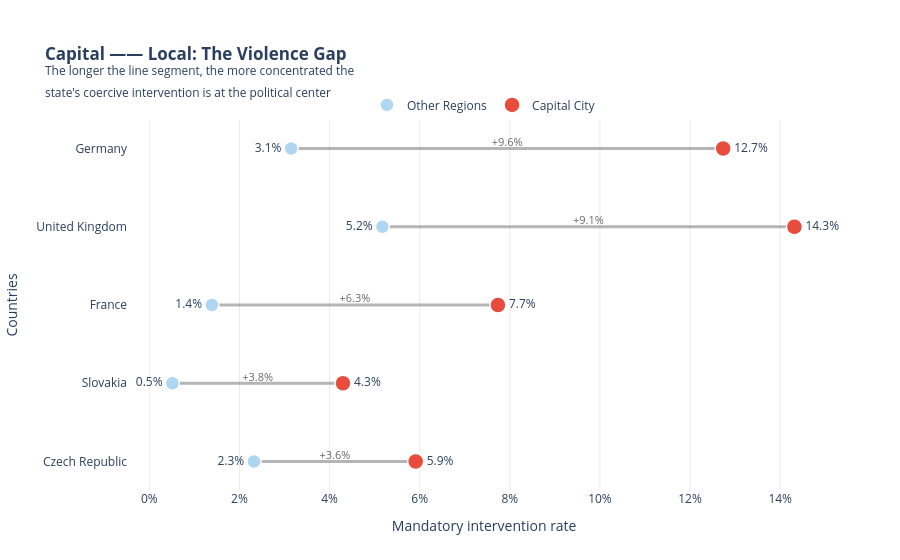
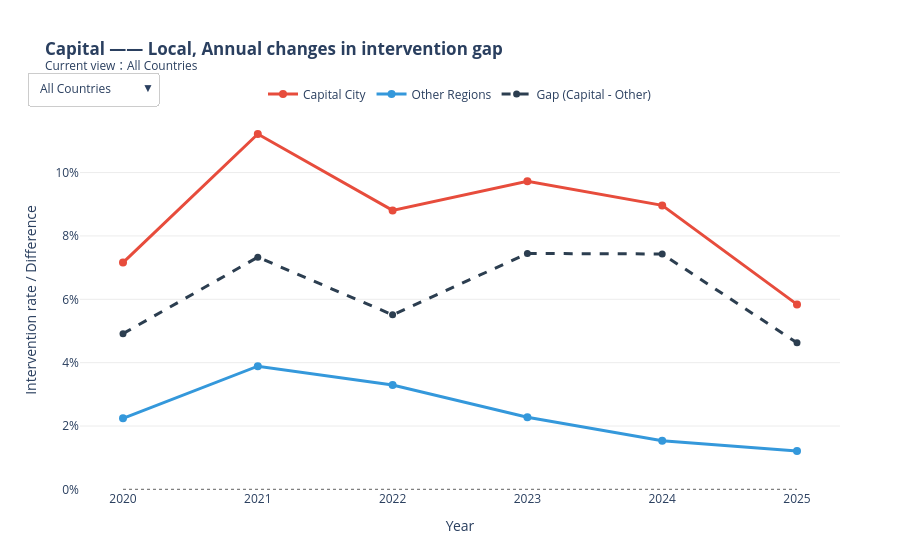

Notebook code for these charts, in order:
### Code cell
## Plot 4 & 5

import pandas as pd
import numpy as np
import plotly.graph_objects as go

# ==========================================
# 1. Data preparation
# ==========================================
df_micro = pd.read_csv('Micro_With_VDem.csv')

target_countries = ['Germany', 'France', 'United Kingdom', 'Czech Republic', 'Slovakia']
df_micro = df_micro[df_micro['country'].isin(target_countries)].copy()

df_micro['year'] = pd.to_datetime(df_micro['event_date']).dt.year

capitals = {
    'Germany': 'Berlin',
    'France': 'Paris',
    'United Kingdom': 'London',
    'Czech Republic': 'Prague',
    'Slovakia': 'Bratislava'
}

df_micro['location'] = df_micro['location'].astype(str)
df_micro['capital_name'] = df_micro['country'].map(capitals)

df_micro['is_capital'] = np.where(
    df_micro.apply(
        lambda row: row['capital_name'].lower() in row['location'].lower()
        if pd.notna(row['capital_name']) and pd.notna(row['location']) else False,
        axis=1
    ),
    1, 0
)

df_micro['is_intervened'] = df_micro['sub_event_type'].isin(
    ['Protest with intervention', 'Excessive force against protesters']
).astype(int)

df_micro['Region'] = df_micro['is_capital'].map({1: 'Capital City', 0: 'Other Regions'})

# ==========================================
# 2. Plot 4: Dumbbell chart (overall average)
# ==========================================
df_spatial = (
    df_micro.groupby(['country', 'Region'])
    .agg(
        total=('event_id_cnty', 'count'),
        intervened=('is_intervened', 'sum')
    )
    .reset_index()
)

df_spatial['rate'] = df_spatial['intervened'] / df_spatial['total']

df_wide = df_spatial.pivot(index='country', columns='Region', values='rate').reset_index()
for col in ['Capital City', 'Other Regions']:
    if col not in df_wide.columns:
        df_wide[col] = 0

df_wide = df_wide.fillna(0)
df_wide['gap'] = df_wide['Capital City'] - df_wide['Other Regions']
df_wide['gap_label'] = df_wide['gap'].map(lambda x: f"{x:+.1%}")
df_wide = df_wide.sort_values('gap', ascending=True).reset_index(drop=True)

fig_dumbbell = go.Figure()

for _, row in df_wide.iterrows():
    fig_dumbbell.add_trace(go.Scatter(
        x=[row['Other Regions'], row['Capital City']],
        y=[row['country'], row['country']],
        mode='lines',
        line=dict(color='rgba(120,120,120,0.55)', width=3),
        hoverinfo='skip',
        showlegend=False
    ))

fig_dumbbell.add_trace(go.Scatter(
    x=df_wide['Other Regions'],
    y=df_wide['country'],
    mode='markers+text',
    name='Other Regions',
    marker=dict(size=14, color='#AED6F1', line=dict(color='white', width=1.5)),
    text=[f"{v:.1%}" for v in df_wide['Other Regions']],
    textposition='middle left',
    customdata=df_wide[['gap_label']],
    hovertemplate="<b>%{y}</b><br>Other Regions: %{x:.2%}<br>Gap: %{customdata[0]}<extra></extra>"
))

fig_dumbbell.add_trace(go.Scatter(
    x=df_wide['Capital City'],
    y=df_wide['country'],
    mode='markers+text',
    name='Capital City',
    marker=dict(size=16, color='#E74C3C', line=dict(color='white', width=1.5)),
    text=[f"{v:.1%}" for v in df_wide['Capital City']],
    textposition='middle right',
    customdata=df_wide[['gap_label']],
    hovertemplate="<b>%{y}</b><br>Capital City: %{x:.2%}<br>Gap: %{customdata[0]}<extra></extra>"
))

fig_dumbbell.add_trace(go.Scatter(
    x=(df_wide['Other Regions'] + df_wide['Capital City']) / 2,
    y=df_wide['country'],
    mode='text',
    text=df_wide['gap_label'],
    textposition='top center',
    textfont=dict(size=11, color='dimgray'),
    showlegend=False,
    hoverinfo='skip'
))

fig_dumbbell.update_layout(
    title="<b>Capital —— Local: The Violence Gap</b><br>"
    "<sup>The longer the line segment, the more concentrated the<br>"
    "state's coercive intervention is at the political center</sup>",
    xaxis_title="Mandatory intervention rate",
    yaxis_title="Countries",
    plot_bgcolor="white",
    paper_bgcolor="white",
    height=560,
    margin=dict(l=120, r=60, t=120, b=70),
    legend=dict(orientation='h', y=1.08, x=0.5, xanchor='center')
)

fig_dumbbell.update_xaxes(
    tickformat=".0%",
    showgrid=True,
    gridcolor='rgba(0,0,0,0.08)',
    zeroline=False
)
fig_dumbbell.update_yaxes(
    showgrid=False,
    categoryorder='array',
    categoryarray=df_wide['country']
)

fig_dumbbell.show()

output_filename = "Violence_Gap_Dumbbell_Chart.html"
pio.write_html(fig_dumbbell, file=output_filename, auto_open=True)

# ==========================================
# 3. Plot 5 Annual Gap Trend Chart 
# ==========================================
df_year = (
    df_micro.groupby(['country', 'year', 'Region'])
    .agg(
        total=('event_id_cnty', 'count'),
        intervened=('is_intervened', 'sum')
    )
    .reset_index()
)

df_year['rate'] = df_year['intervened'] / df_year['total']

df_year_wide = df_year.pivot(index=['country', 'year'], columns='Region', values='rate').reset_index()
for col in ['Capital City', 'Other Regions']:
    if col not in df_year_wide.columns:
        df_year_wide[col] = 0

df_year_wide = df_year_wide.fillna(0)
df_year_wide['Gap'] = df_year_wide['Capital City'] - df_year_wide['Other Regions']

years = sorted(df_year_wide['year'].unique())

def subset_country(country_name):
    if country_name == 'All Countries':
        temp = (
            df_year_wide.groupby('year')[['Capital City', 'Other Regions', 'Gap']]
            .mean()
            .reset_index()
        )
    else:
        temp = df_year_wide[df_year_wide['country'] == country_name].copy()
    return temp.sort_values('year')

initial_country = 'All Countries'
df_init = subset_country(initial_country)

fig_gap = go.Figure()

# 0: Capital City
fig_gap.add_trace(go.Scatter(
    x=df_init['year'],
    y=df_init['Capital City'],
    mode='lines+markers',
    name='Capital City',
    line=dict(color='#E74C3C', width=3),
    marker=dict(size=8),
    hovertemplate="Year: %{x}<br>Capital City: %{y:.2%}<extra></extra>"
))

# 1: Other Regions
fig_gap.add_trace(go.Scatter(
    x=df_init['year'],
    y=df_init['Other Regions'],
    mode='lines+markers',
    name='Other Regions',
    line=dict(color='#3498DB', width=3),
    marker=dict(size=8),
    hovertemplate="Year: %{x}<br>Other Regions: %{y:.2%}<extra></extra>"
))

# 2: Gap
fig_gap.add_trace(go.Scatter(
    x=df_init['year'],
    y=df_init['Gap'],
    mode='lines+markers',
    name='Gap (Capital - Other)',
    line=dict(color='#2C3E50', width=3, dash='dash'),
    marker=dict(size=7),
    hovertemplate="Year: %{x}<br>Gap: %{y:.2%}<extra></extra>"
))

# dropdown
buttons = []
for c in ['All Countries'] + target_countries:
    df_c = subset_country(c)
    buttons.append(dict(
        label=c,
        method='update',
        args=[
            {
                'x': [df_c['year'], df_c['year'], df_c['year']],
                'y': [df_c['Capital City'], df_c['Other Regions'], df_c['Gap']]
            },
            {
                'title': f"<b>Capital —— Local, Annual changes in intervention gap</b><br><sup>Current view：{c}</sup>"
            }
        ]
    ))

fig_gap.update_layout(
    title="<b>Capital —— Local, Annual changes in intervention gap</b><br><sup>Current view：All Countries</sup>",
    xaxis_title="Year",
    yaxis_title="Intervention rate / Difference",
    plot_bgcolor="white",
    paper_bgcolor="white",
    height=560,
    margin=dict(l=80, r=60, t=110, b=70),
    legend=dict(
        orientation='h',
        y=1.08,
        x=0.5,
        xanchor='center'
    ),
    updatemenus=[
        dict(
            buttons=buttons,
            direction='down',
            x=-0.07,
            y=1.1,
            xanchor='left',
            yanchor='top',
            showactive=True,
            bgcolor='white',
            bordercolor='#ccc'
        )
    ],
    shapes=[
        dict(
            type='line',
            x0=min(years),
            x1=max(years),
            y0=0,
            y1=0,
            line=dict(color='gray', width=1.2, dash='dot')
        )
    ]
)

fig_gap.update_xaxes(
    tickmode='linear',
    dtick=1,
    showgrid=False
)

fig_gap.update_yaxes(
    tickformat=".0%",
    showgrid=True,
    gridcolor='rgba(0,0,0,0.08)',
    zeroline=False
)

fig_gap.show()

output_filename = "Intervention_Gap_Line_Chart.html"
pio.write_html(fig_gap, file=output_filename, auto_open=True)

### Figure 1 — Plotly figure (JSON) as saved in the notebook; plotly's stock layout.template omitted (floating-point values rounded to 4 significant figures)
{"data": [{"hoverinfo": "skip", "line": {"color": "rgba(120,120,120,0.55)", "width": 3}, "mode": "lines", "showlegend": false, "type": "scatter", "x": [0.02322, 0.0591], "y": ["Czech Republic", "Czech Republic"]}, {"hoverinfo": "skip", "line": {"color": "rgba(120,120,120,0.55)", "width": 3}, "mode": "lines", "showlegend": false, "type": "scatter", "x": [0.005102, 0.04297], "y": ["Slovakia", "Slovakia"]}, {"hoverinfo": "skip", "line": {"color": "rgba(120,120,120,0.55)", "width": 3}, "mode": "lines", "showlegend": false, "type": "scatter", "x": [0.01387, 0.07737], "y": ["France", "France"]}, {"hoverinfo": "skip", "line": {"color": "rgba(120,120,120,0.55)", "width": 3}, "mode": "lines", "showlegend": false, "type": "scatter", "x": [0.05172, 0.1432], "y": ["United Kingdom", "United Kingdom"]}, {"hoverinfo": "skip", "line": {"color": "rgba(120,120,120,0.55)", "width": 3}, "mode": "lines", "showlegend": false, "type": "scatter", "x": [0.03148, 0.1274], "y": ["Germany", "Germany"]}, {"customdata": [["+3.6%"], ["+3.8%"], ["+6.3%"], ["+9.1%"], ["+9.6%"]], "hovertemplate": "<b>%{y}</b><br>Other Regions: %{x:.2%}<br>Gap: %{customdata[0]}<extra></extra>", "marker": {"color": "#AED6F1", "line": {"color": "white", "width": 1.5}, "size": 14}, "mode": "markers+text", "name": "Other Regions", "text": ["2.3%", "0.5%", "1.4%", "5.2%", "3.1%"], "textposition": "middle left", "type": "scatter", "x": [0.02322, 0.005102, 0.01387, 0.05172, 0.03148], "y": ["Czech Republic", "Slovakia", "France", "United Kingdom", "Germany"]}, {"customdata": [["+3.6%"], ["+3.8%"], ["+6.3%"], ["+9.1%"], ["+9.6%"]], "hovertemplate": "<b>%{y}</b><br>Capital City: %{x:.2%}<br>Gap: %{customdata[0]}<extra></extra>", "marker": {"color": "#E74C3C", "line": {"color": "white", "width": 1.5}, "size": 16}, "mode": "markers+text", "name": "Capital City", "text": ["5.9%", "4.3%", "7.7%", "14.3%", "12.7%"], "textposition": "middle right", "type": "scatter", "x": [0.0591, 0.04297, 0.07737, 0.1432, 0.1274], "y": ["Czech Republic", "Slovakia", "France", "United Kingdom", "Germany"]}, {"hoverinfo": "skip", "mode": "text", "showlegend": false, "text": ["+3.6%", "+3.8%", "+6.3%", "+9.1%", "+9.6%"], "textfont": {"color": "dimgray", "size": 11}, "textposition": "top center", "type": "scatter", "x": [0.04116, 0.02404, 0.04562, 0.09744, 0.07941], "y": ["Czech Republic", "Slovakia", "France", "United Kingdom", "Germany"]}], "layout": {"autosize": true, "legend": {"orientation": "h", "x": 0.5, "xanchor": "center", "y": 1.08}, "margin": {"b": 70, "l": 120, "r": 60, "t": 120}, "paper_bgcolor": "white", "plot_bgcolor": "white", "title": {"text": "<b>Capital —— Local: The Violence Gap</b><br><sup>The longer the line segment, the more concentrated the<br>state's coercive intervention is at the political center</sup>"}, "xaxis": {"autorange": true, "gridcolor": "rgba(0, 0, 0, 0.08)", "range": [-0.004263, 0.1527], "showgrid": true, "tickformat": ".0%", "title": {"text": "Mandatory intervention rate"}, "type": "linear", "zeroline": false}, "yaxis": {"autorange": true, "categoryarray": ["Czech Republic", "Slovakia", "France", "United Kingdom", "Germany"], "categoryorder": "array", "range": [-0.5564, 4.556], "showgrid": false, "title": {"text": "Countries"}, "type": "category"}}}

### Figure 2 — Plotly figure (JSON) as saved in the notebook; plotly's stock layout.template omitted (floating-point values rounded to 4 significant figures)
{"data": [{"hovertemplate": "Year: %{x}<br>Capital City: %{y:.2%}<extra></extra>", "line": {"color": "#E74C3C", "width": 3}, "marker": {"size": 8}, "mode": "lines+markers", "name": "Capital City", "type": "scatter", "x": [2020, 2021, 2022, 2023, 2024, 2025], "y": [0.07159, 0.1122, 0.08807, 0.09722, 0.08964, 0.05839]}, {"hovertemplate": "Year: %{x}<br>Other Regions: %{y:.2%}<extra></extra>", "line": {"color": "#3498DB", "width": 3}, "marker": {"size": 8}, "mode": "lines+markers", "name": "Other Regions", "type": "scatter", "x": [2020, 2021, 2022, 2023, 2024, 2025], "y": [0.02244, 0.03888, 0.03297, 0.02276, 0.01534, 0.01211]}, {"hovertemplate": "Year: %{x}<br>Gap: %{y:.2%}<extra></extra>", "line": {"color": "#2C3E50", "dash": "dash", "width": 3}, "marker": {"size": 7}, "mode": "lines+markers", "name": "Gap (Capital - Other)", "type": "scatter", "x": [2020, 2021, 2022, 2023, 2024, 2025], "y": [0.04915, 0.07329, 0.0551, 0.07446, 0.07431, 0.04628]}], "layout": {"autosize": true, "legend": {"orientation": "h", "x": 0.5, "xanchor": "center", "y": 1.08}, "margin": {"b": 70, "l": 80, "r": 60, "t": 110}, "paper_bgcolor": "white", "plot_bgcolor": "white", "shapes": [{"line": {"color": "gray", "dash": "dot", "width": 1.2}, "type": "line", "x0": 2020, "x1": 2025, "y0": 0, "y1": 0}], "title": {"text": "<b>Capital —— Local, Annual changes in intervention gap</b><br><sup>Current view：All Countries</sup>"}, "updatemenus": [{"bgcolor": "white", "bordercolor": "#ccc", "buttons": [{"args": [{"x": [[2020, 2021, 2022, 2023, 2024, 2025], [2020, 2021, 2022, 2023, 2024, 2025], [2020, 2021, 2022, 2023, 2024, 2025]], "y": [[0.07159, 0.1122, 0.08807, 0.09722, 0.08964, 0.05839], [0.02244, 0.03888, 0.03297, 0.02276, 0.01534, 0.01211], [0.04915, 0.07329, 0.0551, 0.07446, 0.07431, 0.04628]]}, {"title": "<b>Capital —— Local, Annual changes in intervention gap</b><br><sup>Current view：All Countries</sup>"}], "label": "All Countries", "method": "update"}, {"args": [{"x": [[2020, 2021, 2022, 2023, 2024, 2025], [2020, 2021, 2022, 2023, 2024, 2025], [2020, 2021, 2022, 2023, 2024, 2025]], "y": [[0.04918, 0.07034, 0.1237, 0.2374, 0.1354, 0.08571], [0.02632, 0.02684, 0.02377, 0.06328, 0.02411, 0.02495], [0.02286, 0.04349, 0.0999, 0.1741, 0.1113, 0.06076]]}, {"title": "<b>Capital —— Local, Annual changes in intervention gap</b><br><sup>Current view：Germany</sup>"}], "label": "Germany", "method": "update"}, {"args": [{"x": [[2020, 2021, 2022, 2023, 2024, 2025], [2020, 2021, 2022, 2023, 2024, 2025], [2020, 2021, 2022, 2023, 2024, 2025]], "y": [[0.09836, 0.06925, 0.08133, 0.07394, 0.08605, 0.0177], [0.02169, 0.01217, 0.01116, 0.01815, 0.00915, 0.008902], [0.07667, 0.05709, 0.07016, 0.0558, 0.0769, 0.008797]]}, {"title": "<b>Capital —— Local, Annual changes in intervention gap</b><br><sup>Current view：France</sup>"}], "label": "France", "method": "update"}, {"args": [{"x": [[2020, 2021, 2022, 2023, 2024, 2025], [2020, 2021, 2022, 2023, 2024, 2025], [2020, 2021, 2022, 2023, 2024, 2025]], "y": [[0.08997, 0.234, 0.1508, 0.1265, 0.1648, 0.1053], [0.03846, 0.08471, 0.06045, 0.03237, 0.04342, 0.02671], [0.05151, 0.1493, 0.09037, 0.09416, 0.1214, 0.07856]]}, {"title": "<b>Capital —— Local, Annual changes in intervention gap</b><br><sup>Current view：United Kingdom</sup>"}], "label": "United Kingdom", "method": "update"}, {"args": [{"x": [[2020, 2021, 2022, 2023, 2024, 2025], [2020, 2021, 2022, 2023, 2024, 2025], [2020, 2021, 2022, 2023, 2024, 2025]], "y": [[0.04545, 0.05263, 0.08451, 0.04828, 0.06195, 0.04878], [0.01562, 0.05109, 0.03822, 0, 0, 0], [0.02983, 0.001537, 0.04629, 0.04828, 0.06195, 0.04878]]}, {"title": "<b>Capital —— Local, Annual changes in intervention gap</b><br><sup>Current view：Czech Republic</sup>"}], "label": "Czech Republic", "method": "update"}, {"args": [{"x": [[2020, 2021, 2022, 2023, 2024, 2025], [2020, 2021, 2022, 2023, 2024, 2025], [2020, 2021, 2022, 2023, 2024, 2025]], "y": [[0.075, 0.1346, 0, 0, 0, 0.03448], [0.0101, 0.01961, 0.03125, 0, 0, 0], [0.0649, 0.115, -0.03125, 0, 0, 0.03448]]}, {"title": "<b>Capital —— Local, Annual changes in intervention gap</b><br><sup>Current view：Slovakia</sup>"}], "label": "Slovakia", "method": "update"}], "direction": "down", "showactive": true, "x": -0.07, "xanchor": "left", "y": 1.1, "yanchor": "top"}], "xaxis": {"autorange": true, "dtick": 1, "range": [2020.0, 2025.0], "showgrid": false, "tickmode": "linear", "title": {"text": "Year"}, "type": "linear"}, "yaxis": {"autorange": true, "gridcolor": "rgba(0, 0, 0, 0.08)", "range": [-0.0004069, 0.1217], "showgrid": true, "tickformat": ".0%", "title": {"text": "Intervention rate / Difference"}, "type": "linear", "zeroline": false}}}
